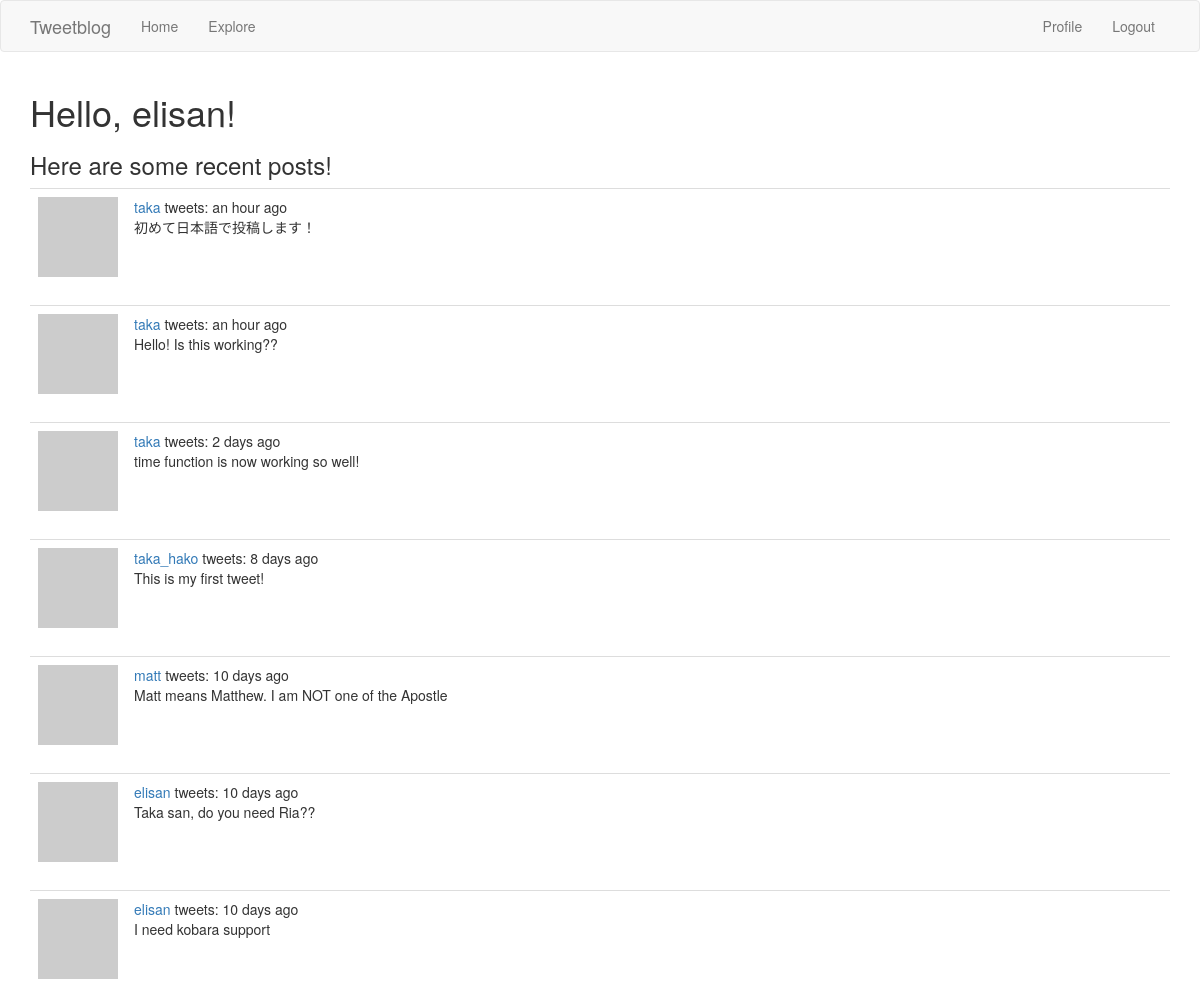
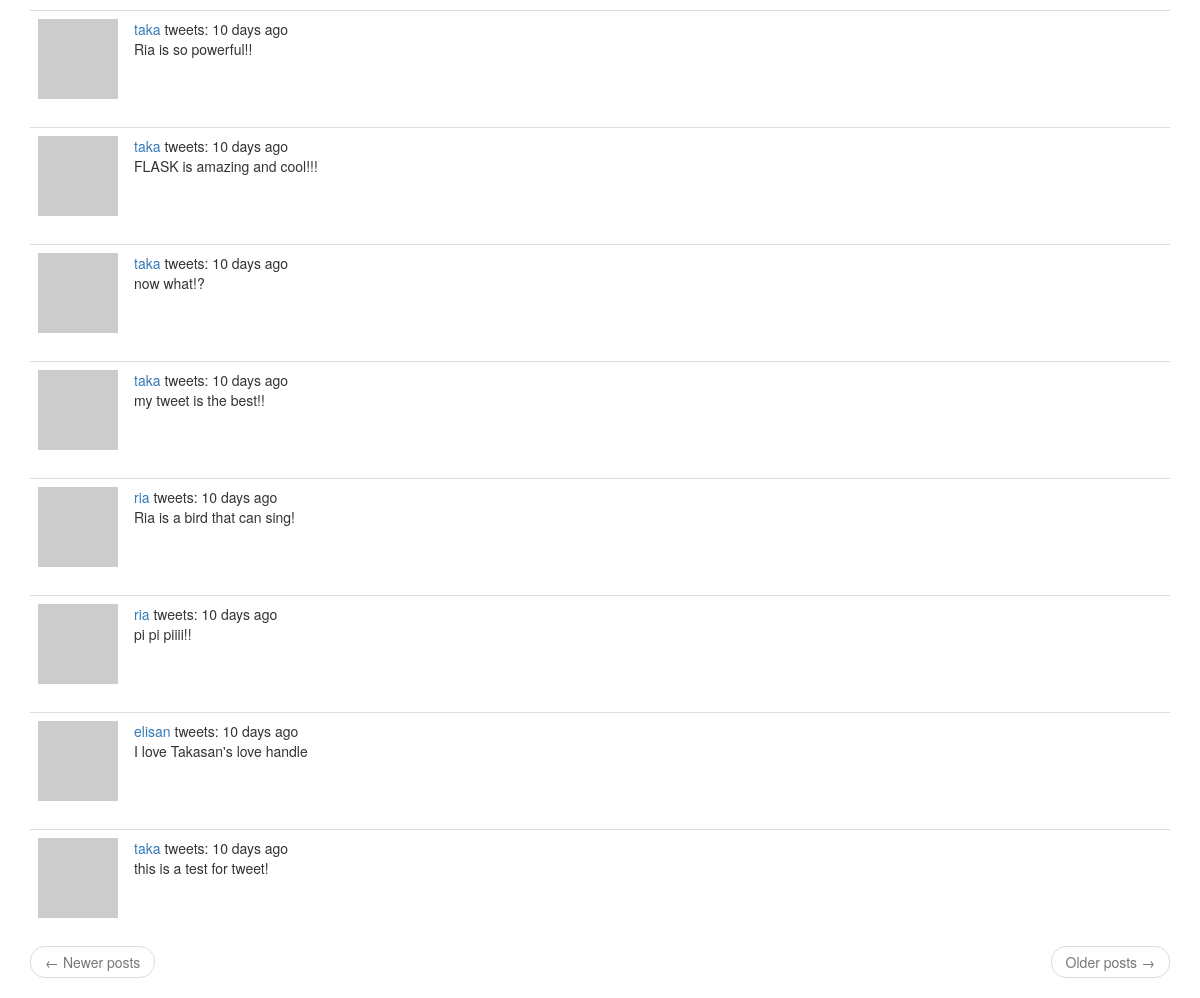
The page /explore (signed in) on the database its author committed (2 pictures, top to bottom).
### app/models.py (models this page shows, shortened)
class User(UserMixin, db.Model):
    id = db.Column(db.Integer, primary_key=True)
    username = db.Column(db.String(64), index=True, unique=True)
    email = db.Column(db.String(120), index=True, unique=True)
    password_hash = db.Column(db.String(128))
    posts = db.relationship('Post', backref='author', lazy='dynamic')
    about_me = db.Column(db.String(128))
    last_seen = db.Column(db.DateTime, default=datetime.utcnow)
    followed = db.relationship('User', secondary=followers,
                               primaryjoin=(followers.c.follower_id == id),
                               secondaryjoin=(followers.c.followed_id == id),
                               backref=db.backref('followers', lazy='dynamic'), lazy='dynamic')
    def avatar(self, size):
        digest = md5(self.email.lower().encode('utf-8')).hexdigest()
        return f'https://www.gravatar.com/avatar/{digest}?d=mp&s={size}'

class Post(db.Model):
    id = db.Column(db.Integer, primary_key=True)
    body = db.Column(db.String(150))
    timestamp = db.Column(db.DateTime, index=True, default=datetime.utcnow)
    user_id = db.Column(db.Integer, db.ForeignKey('user.id'))
    language = db.Column(db.String(5))

### app/routes.py (the view)
@app.route('/explore')
@login_required
def explore():
    page = request.args.get('page', 1, type=int)
    posts = Post.query.order_by(Post.timestamp.desc()).paginate(page, app.config['POST_PER_PAGE'], False)
    next_page = url_for('explore', page=posts.next_num) \
        if posts.has_next else None
    prev_page = url_for('explore', page=posts.prev_num) \
        if posts.has_prev else None
    return render_template('index.html', title='Explore', posts=posts.items, next_page=next_page,
                           prev_page=prev_page)

### app/models.py (called while the page is built)
@login.user_loader
def load_user(id):
    return User.query.get(int(id))

### app/routes.py (called while the page is built)
@app.before_request
def before_request():
    if current_user.is_authenticated:
        current_user.last_seen = datetime.utcnow()
        db.session.commit()
    g.locale = str(get_locale())

### app/templates/index.html (shortened to what this page needs)
{% extends "base.html" %}
{% block app_content %}
	<h1>{{ _('Hello, %(username)s!', username = current_user.username) }}</h1>
	<h3>{{ _('Here are some recent posts!') }}</h3>
	{% for post in posts %}
		{% include '_tweets.html' %}
	{% endfor %}
   <nav aria-label="...">
        <ul class="pager">
            <li class="previous{% if not prev_url %} disabled{% endif %}">
                <a href="{{ prev_url or '#' }}">
                    <span aria-hidden="true">&larr;</span> Newer posts
                </a>
            </li>
            <li class="next{% if not next_url %} disabled{% endif %}">
                <a href="{{ next_url or '#' }}">
                    Older posts <span aria-hidden="true">&rarr;</span>
                </a>
            </li>
        </ul>
    </nav>
{% endblock %}

### app/templates/_tweets.html
  <table class="table table-hover">
        <tr>
            <td width="70">
                <a href ="{{url_for('user', username=post.author.username)}}"><img src="{{ post.author.avatar(38) }}">
                </a>
            </td>
            <td><a href ="{{url_for('user', username=post.author.username)}}">{{ post.author.username }}</a>
                tweets: {{ moment(post.timestamp).fromNow() }}<br>{{ post.body }}</td>
        </tr>
    </table>

### rows shown on the page
Post: author.username "taka", timestamp "an hour ago", body "初めて日本語で投稿します！"
Post: author.username "taka", timestamp "an hour ago", body "Hello! Is this working??"
Post: author.username "taka", timestamp "2 days ago", body "time function is now working so well!"
Post: author.username "taka_hako", timestamp "8 days ago", body "This is my first tweet!"
Post: author.username "matt", timestamp "10 days ago", body "Matt means Matthew. I am NOT one of the Apostle"
Post: author.username "elisan", timestamp "10 days ago", body "Taka san, do you need Ria??"
Post: author.username "elisan", timestamp "10 days ago", body "I need kobara support"
Post: author.username "taka", timestamp "10 days ago", body "Ria is so powerful!!"
Post: author.username "taka", timestamp "10 days ago", body "FLASK is amazing and cool!!!"
Post: author.username "taka", timestamp "10 days ago", body "now what!?"
Post: author.username "taka", timestamp "10 days ago", body "my tweet is the best!!"
Post: author.username "ria", timestamp "10 days ago", body "Ria is a bird that can sing!"
Post: author.username "ria", timestamp "10 days ago", body "pi pi piiii!!"
Post: author.username "elisan", timestamp "10 days ago", body "I love Takasan's love handle"
Post: author.username "taka", timestamp "10 days ago", body "this is a test for tweet!"
